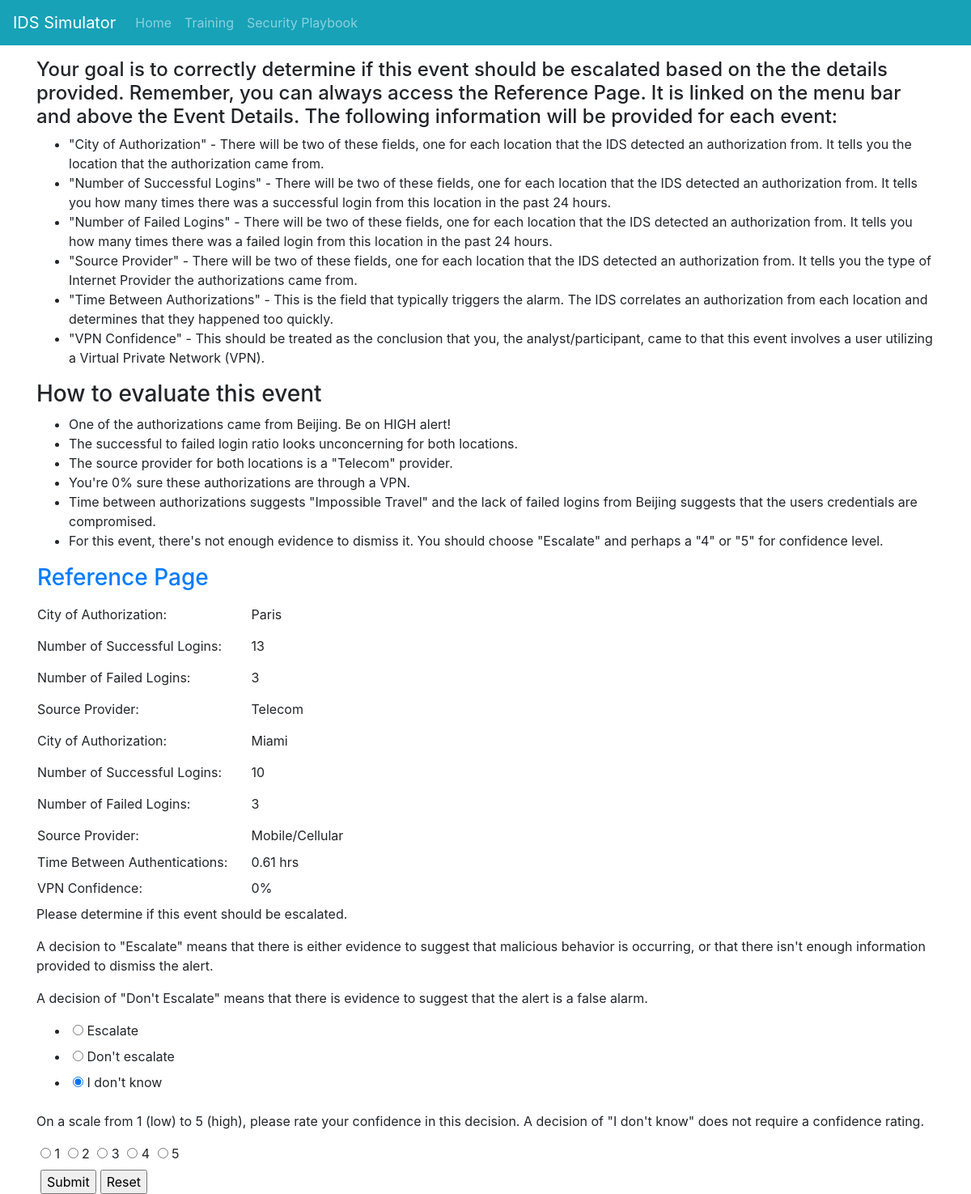
The app's page /BeijingEventPage/3 (signed in) with its own data.
### models.py (models this page shows, shortened)
class TrainingEvent(db.Model):
    id = db.Column(db.Integer, primary_key=True)
    should_escalate = db.Column(db.String(25))
    country_of_authentication1 = db.Column(db.String(25))
    number_successful_logins1 = db.Column(db.Integer)
    number_failed_logins1 = db.Column(db.Integer)
    source_provider1 = db.Column(db.String(50))
    country_of_authentication2 = db.Column(db.String(25))
    number_successful_logins2 = db.Column(db.Integer)
    number_failed_logins2 = db.Column(db.Integer)
    source_provider2 = db.Column(db.String(50))
    time_between_authentications = db.Column(db.Float)
    vpn_confidence = db.Column(db.String(5))

class TrainingEventDecision(db.Model):
    id = db.Column(db.Integer, primary_key=True)
    user = db.Column(db.String(50))
    event_id = db.Column(db.Integer)
    escalate = db.Column(db.String(15))
    confidence = db.Column(db.String(1))
    time_event_decision = db.Column(db.DateTime)

### crywolf.py (the view, shortened to what this page needs)
@app.route('/BeijingEventPage/<eventId>', methods = ["GET", "POST"])
@login_required
def BeijingEventPage(eventId):
    event = models.TrainingEvent.query.get(eventId)
    form = eventDecisionForm()
    decision = models.TrainingEventDecision.query.filter_by(user = current_user.username, event_id = eventId).\
        order_by(models.TrainingEventDecision.time_event_decision.desc()).first()
    if request.method == 'GET' and decision is not None:
        form.escalate.data = decision.escalate
        form.confidence.data = decision.confidence
    return render_template('BeijingEventPage.html', event = event, form=form)

### forms.py
class eventDecisionForm(FlaskForm):
    escalate = RadioField(
                    choices=[
                        ('Escalate','Escalate'),
                        ("Don't escalate","Don't escalate"),
                        ("I don't know","I don't know")
                    ],
                    validators=[InputRequired()]
                )
    confidence = RadioField(choices=[("1","1"),("2","2"),("3", "3"),("4","4"),("5","5")], validators=[OptionalConfidence()])

### crywolf.py (called while the page is built)
@login_manager.user_loader
def load_user(user_id):
    return models.User.query.get(user_id)

### templates/BeijingEventPage.html (shortened to what this page needs)
{% extends "base.html" %}
{% block content %}
    <article>
        <h4>Your goal is to correctly determine if this event should be escalated based on the the details provided. Remember, you can always access the
                Reference Page. It is linked on the menu bar and above the Event Details. The following information will be provided for each event:</h4>
            <ul>
                <li>"City of Authorization" - There will be two of these fields, one for each location that the IDS detected an authorization from. It tells you
                        the location that the authorization came from.</li>
                <li>"Number of Successful Logins" - There will be two of these fields, one for each location that the IDS detected an authorization from. It tells
                        you how many times there was a successful login from this location in the past 24 hours.</li>
                <li>"Number of Failed Logins" - There will be two of these fields, one for each location that the IDS detected an authorization from. It tells
                        you how many times there was a failed login from this location in the past 24 hours.</li>
                <li>"Source Provider" - There will be two of these fields, one for each location that the IDS detected an authorization from. It tells you the type of
                        Internet Provider the authorizations came from.</li>
                <li>"Time Between Authorizations" - This is the field that typically triggers the alarm. The IDS correlates an authorization from each location
                        and determines that they happened too quickly.</li>
                <li>"VPN Confidence" - This should be treated as the conclusion that you, the analyst/participant, came to that this event involves a user utilizing
                        a Virtual Private Network (VPN).</li>
            </ul>
        <h3>How to evaluate this event</h3>
        <ul>
            <li>One of the authorizations came from Beijing. Be on HIGH alert!</li>
            <li>The successful to failed login ratio looks unconcerning for both locations.</li>
            <li>The source provider for both locations is a "Telecom" provider.</li>
            <li>You're 0% sure these authorizations are through a VPN.</li>
            <li>Time between authorizations suggests "Impossible Travel" and the lack of failed logins from Beijing suggests that the users credentials are
                compromised.</li>
            <li>For this event, there's not enough evidence to dismiss it. You should choose "Escalate" and perhaps a "4" or "5" for
                confidence level.
            </li>
        </ul>
        <table>
            <tr><td><a href="{{ url_for('reference') }}" target="_blank"><h3>Reference Page</h3></a></td></tr>
            <tr><td>City of Authorization: </td> <td><pre>   </pre></td>   <td> {{event.country_of_authentication1}}</td></tr>
            <tr><td>Number of Successful Logins: </td>  <td><pre>   </pre></td>  <td> {{event.number_successful_logins1}}</td></tr>
            <tr><td>Number of Failed Logins: </td>  <td><pre>   </pre></td>  <td> {{event.number_failed_logins1}}</td></tr>
            <tr><td>Source Provider: </td> <td><pre>   </pre></td>   <td> {{event.source_provider1}}</td></tr>
            <tr><td>City of Authorization: </td>  <td><pre>   </pre></td>  <td> {{event.country_of_authentication2}}</td></tr>
            <tr><td>Number of Successful Logins: </td>   <td><pre>   </pre></td> <td> {{event.number_successful_logins2}}</td></tr>
            <tr><td>Number of Failed Logins: </td> <td><pre>   </pre></td>   <td> {{event.number_failed_logins2}}</td></tr>
            <tr><td>Source Provider: </td>  <td><pre>   </pre></td> <td> {{event.source_provider2}} </td></tr>
            <tr><td>Time Between Authentications: </td>  <td></td>  <td> {{event.time_between_authentications}} hrs</td></tr>
            <tr><td>VPN Confidence: </td> <td><pre>   </pre></td>  <td> {{event.vpn_confidence}} </td></tr>
        </table>
    </article>
    <aside>
        <p> Please determine if this event should be escalated.</p>
        <p>A decision to "Escalate" means that there is either evidence to suggest that malicious behavior is occurring, or that there isn't enough
            information provided to dismiss the alert.</p>
        <p>A decision of "Don't Escalate" means that there is evidence to suggest that the alert is a false alarm.</p>
        <form action = "" method = "POST" id = "event_decision">
            {{ form.escalate }}
            <p> On a scale from 1 (low) to 5 (high), please rate your confidence in this decision. A decision of "I don't know" does not require a
                    confidence rating.</p>
            {% for subfield in form.confidence %}
            <tr>
                <td>{{ subfield }}</td>
                <td>{{ subfield.label }}</td>
            </tr>
            {% endfor %}
            <br><input type="submit" value="Submit"><input type="reset" value="Reset">
        </form>
    </aside>
{% endblock %}

### templates/BeijingEventPage.html (style rules this page uses)
input { color: black; margin-left: 5px; }

### records on screen
TrainingEvent: country_of_authentication1 "Paris", number_successful_logins1 "13", number_failed_logins1 "3", source_provider1 "Telecom", country_of_authentication2 "Miami", number_successful_logins2 "10", number_failed_logins2 "3", source_provider2 "Mobile/Cellular", time_between_authentications "0.61", vpn_confidence "0%"
TrainingEventDecision: escalate "☐ Escalate ☐ Don't escalate ☑ I don't know"

### other values on screen
{{ subfield.label }} "1" "2" "3" "4" "5"
